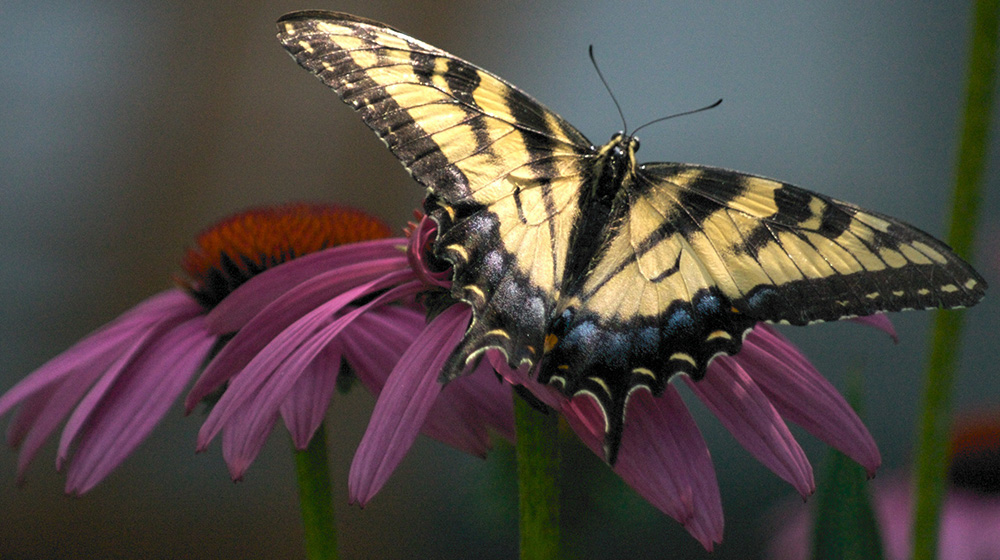
#> input picture dataset/edges/butterfly.jpg, 1000 x 560 px, found by its file name
$ python detect-edge.py
#> lines starting #> are read from the running program, lines starting #| are printed output that depends on the picture; after the words box and inside, x2 and y2 are one past the last pixel; in counts of white or black regions, pixels touching at a corner belong together
import cv2

image_path = '/Users/utsavmdesai/Documents/SEM 6/CS 763/Task1/Solution/dataset/edges/butterfly.jpg'

img = cv2.imread(image_path)
#> img is the input picture: shape (560, 1000, 3); mean B, G, R 70.1, 74.3, 82.5

# cv2.imshow('Input image', img)
# cv2.waitKey(0)
# cv2.destroyAllWindows()


#these threshold values are found by hit and trial method
lower_thresh = 220
upper_thresh = 250


canny_img = cv2.Canny(img, lower_thresh ,upper_thresh)
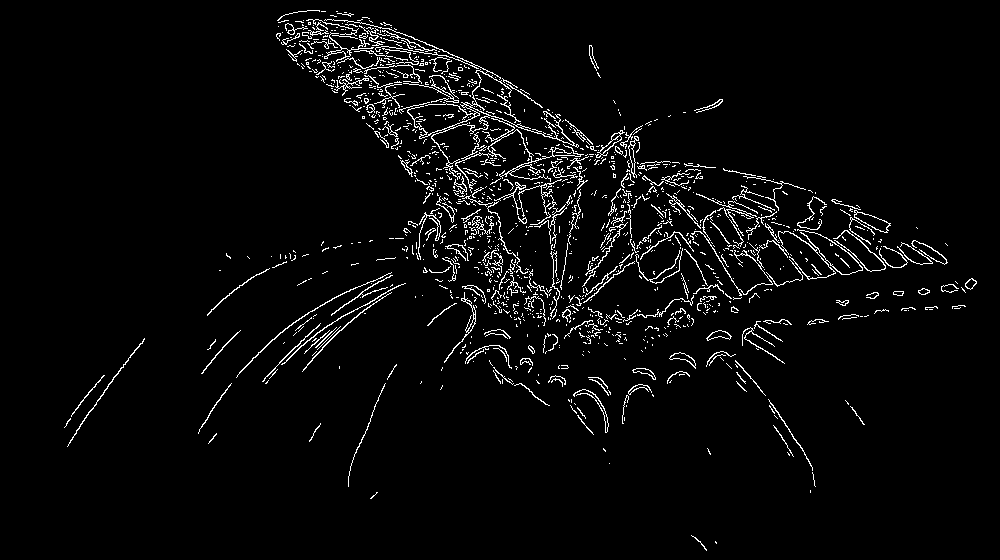
#> canny_img: shape (560, 1000); 3.6% white in thin lines or dots, all inside (x1, y1, x2, y2) = (64, 10, 977, 551)
cv2.imshow('Canny image', canny_img)
cv2.waitKey(0)
cv2.destroyAllWindows()
